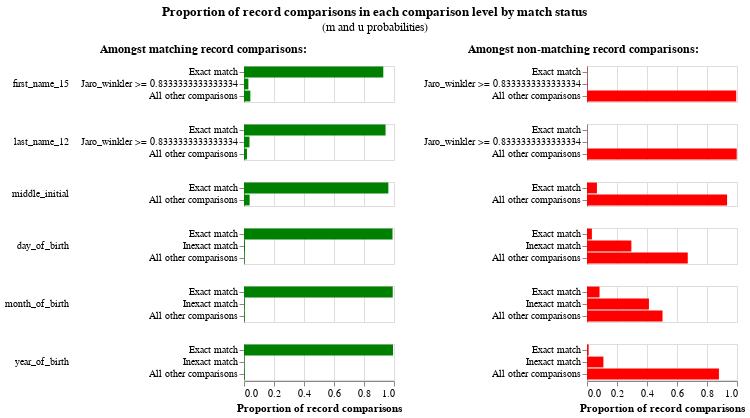

The code cell stored with this chart in its notebook:
### Code cell
em_session_2.m_u_values_interactive_history_chart()
